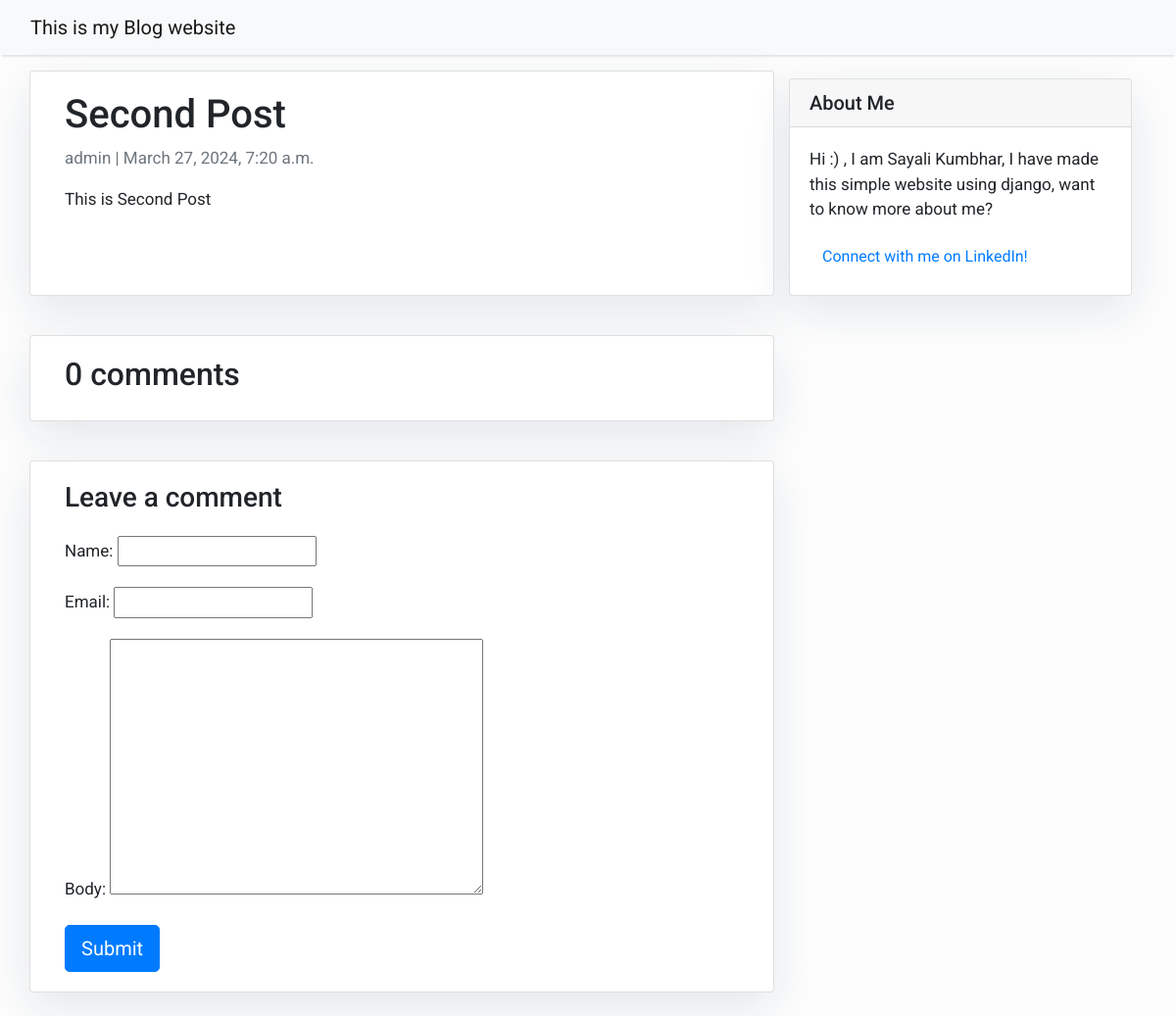
The app's page /second-post/ with its own data.
### blogsite/models.py (models this page shows, shortened)
class Post(models.Model):
    title=models.CharField(max_length=100,unique=True)
    slug=models.SlugField(max_length=200,unique=True)
    author=models.ForeignKey(User,on_delete=models.CASCADE,related_name='blog_posts')
    updated_on=models.DateTimeField(auto_now=True)
    content=models.TextField()
    created_on=models.DateTimeField(auto_now_add=True)
    status=models.IntegerField(choices=STATUS,default=0)
    class Meta:
        ordering=['-created_on']

### blogsite/views.py (the view)
# urls.py: path('<slug:slug>/',views.PostDetail,name='post_detail'),
def PostDetail(request, slug):
    template_name='post_details.html'
    post=get_object_or_404(Post,slug=slug)
    comments=post.comments.filter(active=True)
    new_comment=None
    if request.method=='POST':
        comment_form=CommentForm(data=request.POST)
        if comment_form.is_valid():
            new_comment = comment_form.save(commit=False)
            new_comment.post = post
            new_comment.save()
    else:
        comment_form = CommentForm()
    return render(request, template_name, {'post': post,
                                           'comments': comments,
                                           'new_comment': new_comment,
                                           'comment_form': comment_form})

### blogsite/forms.py
class CommentForm(forms.ModelForm):
    class Meta:
        model=Comment
        fields=('name','email','body')

### blogsite/templates/post_details.html (shortened to what this page needs)
{% extends 'base.html' %}
 {% block content %}<div class="container">
  <div class="row">
    <div class="col-md-8 card mb-4  mt-3 left  top">
     <div class="card-body">
        <h1>{% block title %} {{ post.title }} {% endblock title %}</h1>
       <p class=" text-muted">{{ post.author }} | {{ post.created_on }}</p>
        <p class="card-text ">{{ post.content | safe }}</p>
     </div>    </div>
   {% block sidebar %}
 {% include 'sidebar.html' %}
{% endblock sidebar %}
   <div class="col-md-8 card mb-4  mt-3 ">
      <div class="card-body">
       <h2>{{ comments.count }} comments</h2>
      </div>
   </div>
    <div class="col-md-8 card mb-4  mt-3 ">
      <div class="card-body">
        {% if new_comment %}
        <div class="alert alert-success" role="alert">
          Your comment is awaiting moderation
        </div>
        {% else %}
        <h3>Leave a comment</h3>
        <form method="post" style="margin-top: 1.3em;">
          {{ comment_form.as_p }}
          <button type="submit" class="btn btn-primary  btn-lg">Submit</button>
        </form>
        {% endif %}
      </div>
    </div>
  </div>
</div>
{% endblock content %}

### blogsite/templates/base.html (style rules this page uses)
body { font-family: "Roboto", sans-serif; font-size: 17px; background-color: #fdfdfd; }

### blogsite/templates/sidebar.html (style rules this page uses)
.card { box-shadow: 0 16px 48px #E3E7EB; }

### records on screen
Post: title "Second Post", author "admin", created_on "March 27, 2024, 7:20 a.m.", content "This is Second Post"

### other values on screen
{{ comments.count }} "0"
